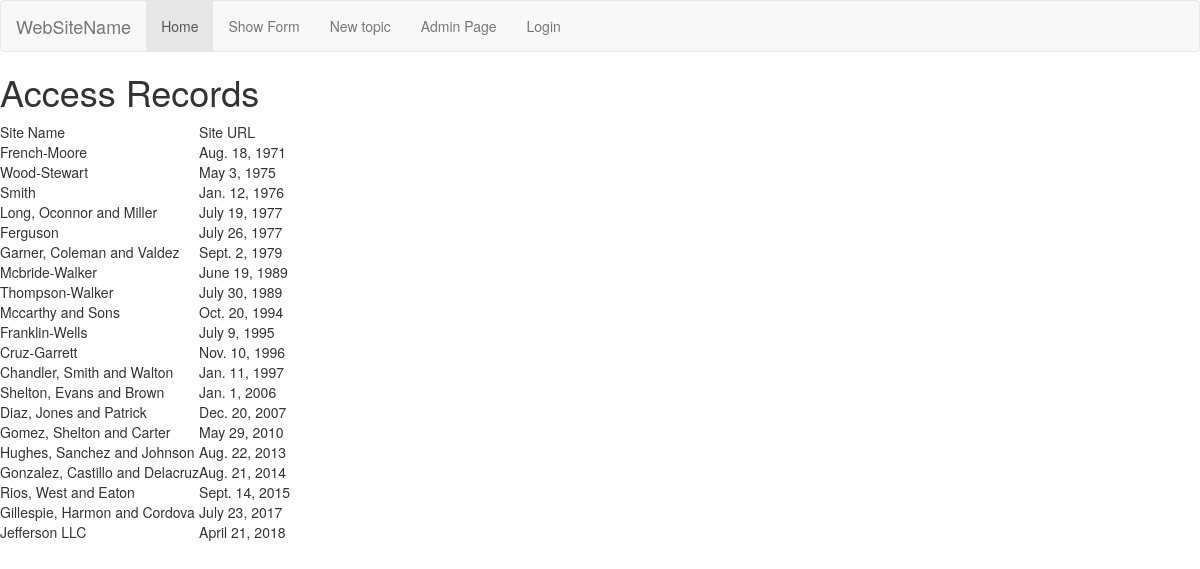
The page / on the database its author committed.
### first_app/models.py (models this page shows, shortened)
class AccessRecord(models.Model):
    name = models.ForeignKey(Webpage, on_delete=models.PROTECT)
    date = models.DateField()

class Webpage(models.Model):
    topic = models.ForeignKey(Topic, on_delete=models.PROTECT)
    name = models.CharField(max_length=264, unique=True)
    url = models.URLField(unique=True)
    def __str__(self):
        return self.name

### first_app/views.py (the view)
# urls.py: url(r'^$', views.index, name='index'),
def index(request):
    access_records = AccessRecord.objects.order_by('date')
    data = {"access_records": access_records}
    return render(request, 'first_app/index.html', data)

### templates/first_app/index.html
{% extends 'first_app/base.html' %}
{% block main_content %}
    <h1>Access Records</h1>
    {% if access_records %}
        <table>
            <thead>
            <tr>
                <td>Site Name</td>
                <td>Site URL</td>
            </tr>
            </thead>
            <tbody>
            {% for access_record in access_records %}
            <tr>
                <td>{{ access_record.name|cut:'Ltd' }}</td>
                <td>{{ access_record.date }}</td>
            </tr>
            {% endfor %}
            </tbody>
        </table>
    {% else %}
    <p>No access record found</p>
    {% endif %}
{% endblock %}

### templates/first_app/base.html (shortened to what this page needs)
<!DOCTYPE html>
{% load staticfiles %}
<html lang="en">
<head>
    <link rel="stylesheet" href="{% static "css/style.css" %}">
    <link rel="stylesheet" href="https://maxcdn.bootstrapcdn.com/bootstrap/3.3.7/css/bootstrap.min.css">
</head>
</head>
<body>
<nav class="navbar navbar-default">
  <div class="container-fluid">
    <div class="navbar-header">
      <a class="navbar-brand" href="#">WebSiteName</a>
    </div>
    <ul class="nav navbar-nav">
      <li class="active"><a href="{% url 'index' %}">Home</a></li>
      <li><a href="{% url 'first_app:showform' %}"> Show Form</a></li>
        <li><a href="{% url 'first_app:newtopic' %}"> New topic</a></li>
        <li><a href="{% url 'admin:index' %}"> Admin Page</a></li>
        {% if user.is_authenticated %}
                <li><a href="{% url 'logout' %}"> Logout</a></li>
        {% else %}
            <li><a href="{% url 'first_app:user_login' %}"> Login</a></li>
        {% endif %}
    </ul>
  </div>
</nav>
{% block main_content %}
{% endblock %}
</body>
</html>

### static/css/style.css (style rules this page uses)
h1 { color: red; }

### rows shown on the page
AccessRecord: name "French-Moore", date "Aug. 18, 1971"
AccessRecord: name "Wood-Stewart", date "May 3, 1975"
AccessRecord: name "Smith", date "Jan. 12, 1976"
AccessRecord: name "Long, Oconnor and Miller", date "July 19, 1977"
AccessRecord: name "Ferguson", date "July 26, 1977"
AccessRecord: name "Garner, Coleman and Valdez", date "Sept. 2, 1979"
AccessRecord: name "Mcbride-Walker", date "June 19, 1989"
AccessRecord: name "Thompson-Walker", date "July 30, 1989"
AccessRecord: name "Mccarthy and Sons", date "Oct. 20, 1994"
AccessRecord: name "Franklin-Wells", date "July 9, 1995"
AccessRecord: name "Cruz-Garrett", date "Nov. 10, 1996"
AccessRecord: name "Chandler, Smith and Walton", date "Jan. 11, 1997"
AccessRecord: name "Shelton, Evans and Brown", date "Jan. 1, 2006"
AccessRecord: name "Diaz, Jones and Patrick", date "Dec. 20, 2007"
AccessRecord: name "Gomez, Shelton and Carter", date "May 29, 2010"
AccessRecord: name "Hughes, Sanchez and Johnson", date "Aug. 22, 2013"
AccessRecord: name "Gonzalez, Castillo and Delacruz", date "Aug. 21, 2014"
AccessRecord: name "Rios, West and Eaton", date "Sept. 14, 2015"
AccessRecord: name "Gillespie, Harmon and Cordova", date "July 23, 2017"
AccessRecord: name "Jefferson LLC", date "April 21, 2018"
